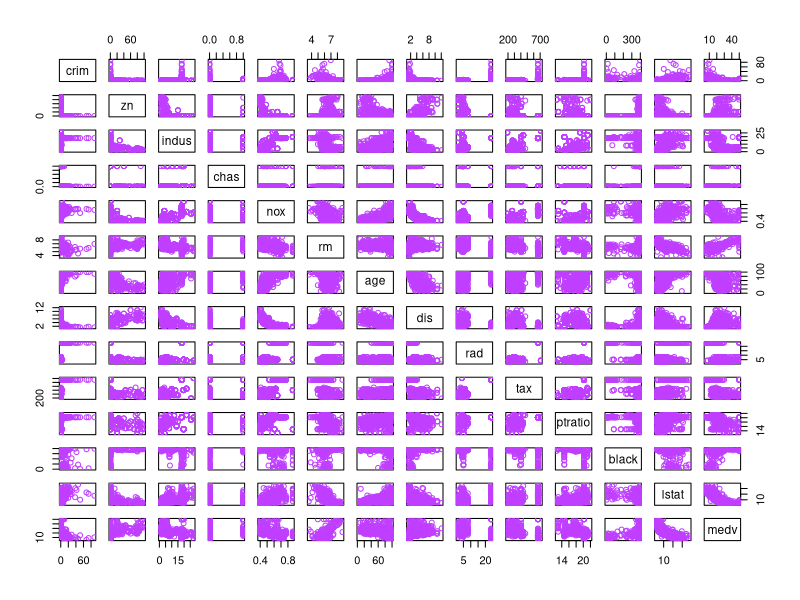
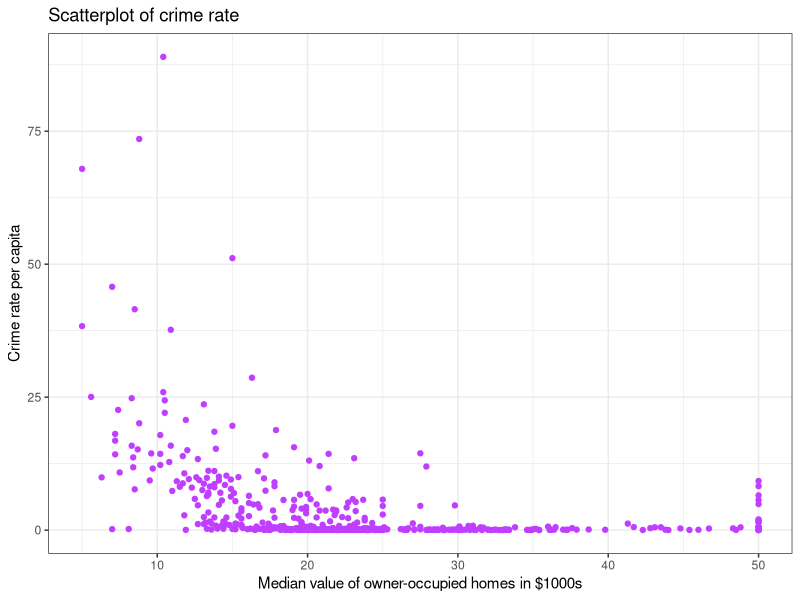
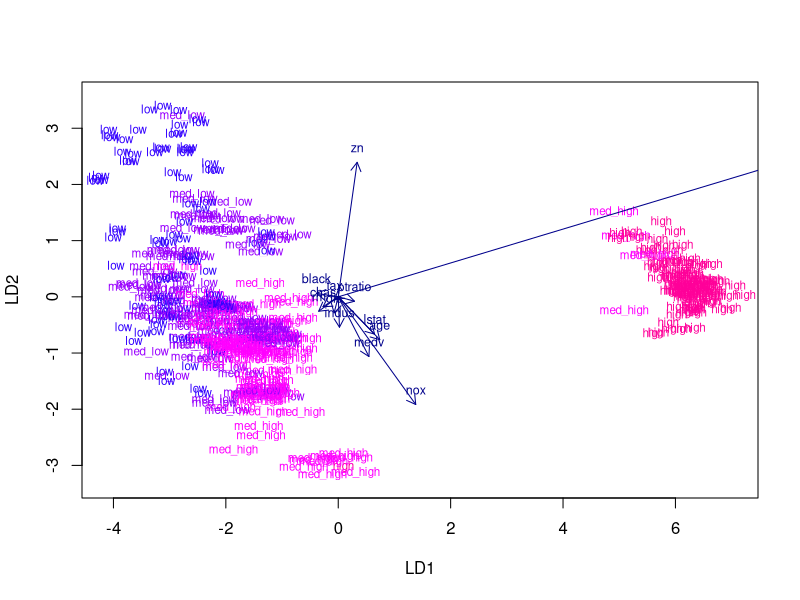
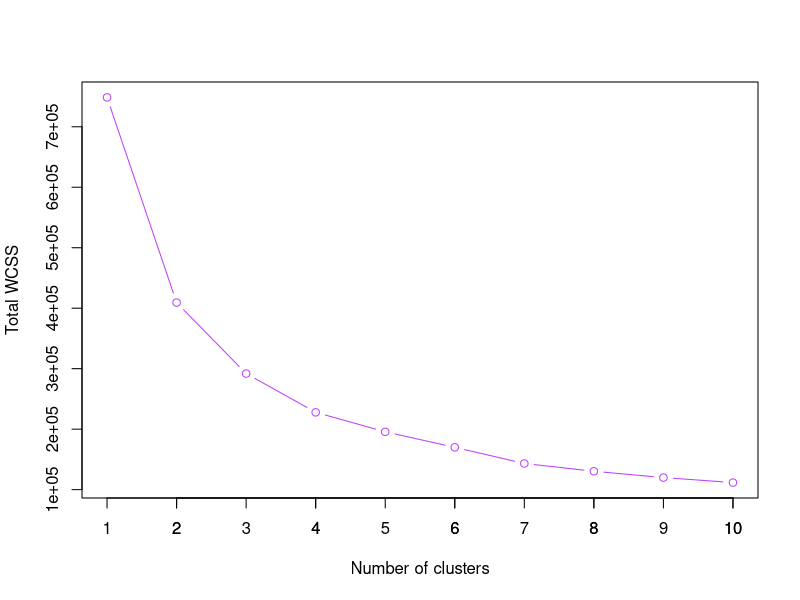
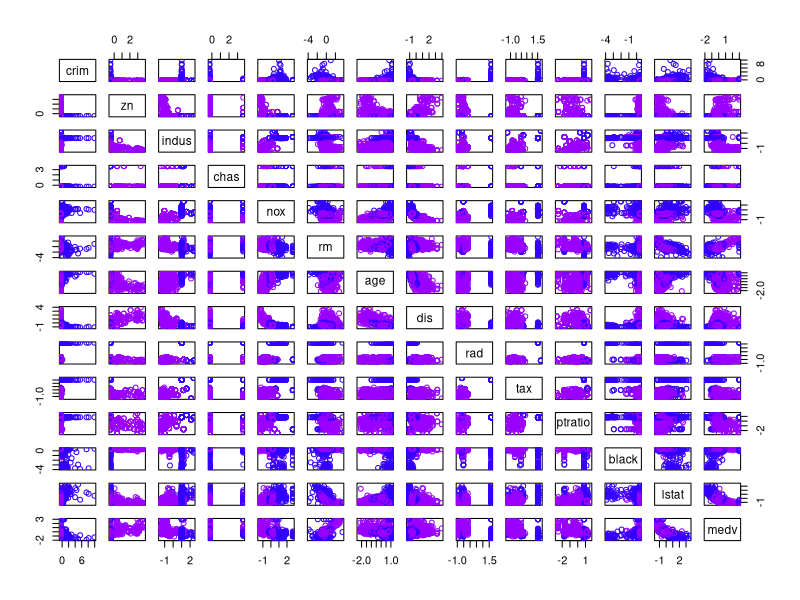

These charts were generated, in order, by the following R code:
## ---- chunk 1
library(tidyr)
library(dplyr)
library(ggplot2)
library(MASS)
library(GGally)

## ---- chunk 2

data("Boston")

dim(Boston)
str(Boston)

pairs(Boston, col="darkorchid1")

## ---- chunk 3
summary(Boston$medv)
summary(Boston$crim)


p <- ggplot(Boston, aes(x=medv, y=crim)) + geom_point(col="darkorchid1") + ylab("Crime rate per capita") + xlab("Median value of owner-occupied homes in $1000s") + ggtitle("Scatterplot of crime rate")
p + theme_bw()

## ---- chunk 4
boston_scaled <- scale(Boston)
boston_scaled <- as.data.frame(boston_scaled)

summary(boston_scaled)

## ---- chunk 5

scaled_crim <- boston_scaled$crim

# a quantile vector of crim
bins <- quantile(scaled_crim)

# creating the categorical variable
crime <- cut(scaled_crim, breaks = bins, include.lowest = TRUE, labels = c("low", "med_low", "med_high", "high"))

table(crime)

# removing original crim from the dataset
boston_scaled <- dplyr::select(boston_scaled, -crim)

# adding the new categorical value to scaled data
boston_scaled <- data.frame(boston_scaled, crime)



## ---- chunk 6
# number of rows 
n <- nrow(boston_scaled)

# choosing 80% of the rows
ind <- sample(n,  size = n * 0.8)

# train set
train <- boston_scaled[ind,]

# test set 
test <- boston_scaled[-ind,]

## ---- chunk 7
# linear discriminant analysis
lda.fit <- lda(crime ~ ., data = train)

# print the lda.fit object
lda.fit
## ---- chunk 8
# lda biplot arrows
lda.arrows <- function(x, myscale = 1, arrow_heads = 0.1, color = "red", tex = 0.75, choices = c(1,2)){
  heads <- coef(x)
  arrows(x0 = 0, y0 = 0, 
         x1 = myscale * heads[,choices[1]], 
         y1 = myscale * heads[,choices[2]], col=color, length = arrow_heads)
  text(myscale * heads[,choices], labels = row.names(heads), 
       cex = tex, col=color, pos=3)
}

# target classes as numeric
classes <- as.numeric(train$crime)

plot(lda.fit, dimen = 2, col=rainbow(4, start = 0.7, end = 0.9)[classes], pch=classes)
lda.arrows(lda.fit, myscale = 3, col="darkblue")

## ---- chunk 9
# saving the correct classes from test set
correct_classes <- test$crime

# removing the crime variable from test data
test <- dplyr::select(test, -crime)
## ---- chunk 10
lda.pred <- predict(lda.fit, newdata = test)

table(correct = correct_classes, predicted = lda.pred$class)
## ---- chunk 11
data("Boston")

boston_stand <- scale(Boston)
boston_stand <- as.data.frame(boston_stand)

# Euklidean distance
dist_eu <- dist(boston_stand)
summary(dist_eu)
# Manhattan distance
dist_man <- dist(boston_stand, method="manhattan")
summary(dist_man)

## ---- chunk 12
set.seed(123)

# The total within sum of squares
k_max <- 10
twcss <- sapply(1:k_max, function(k){kmeans(dist_eu, k)$tot.withinss})

# visualize the results
plot(1:k_max, twcss, type='b', col="darkorchid1", xlab="Number of clusters", ylab="Total WCSS")
axis(1, at=1:10)

km <-kmeans(dist_eu, centers = 4)
## ---- chunk 13
km1 <-kmeans(dist_eu, centers = 2)

## ---- chunk 14
pairs(boston_stand, col=rainbow(4, start = 0.7, end = 0.9)[km1$cluster])
